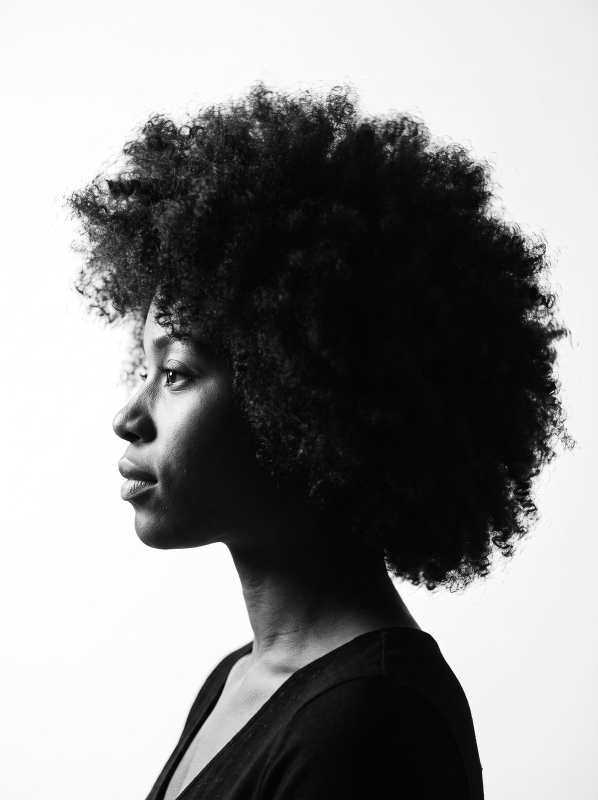
#> input picture capitulos/imagem/img/exemplo.jpg, 1195 x 1600 px (shown at 1/2 size)
$ python aparar.py ../capitulos/imagem/img/exemplo.jpg
#> lines starting #> are read from the running program, lines starting #| are printed output that depends on the picture
"""Corta embaixo as linhas iguais à última linha da imagem (fundo da barra lateral
e do conteúdo, que têm cores diferentes). Nunca redimensiona. Uso: aparar.py arquivo.png"""
import sys
from PIL import Image, ImageChops

caminho = sys.argv[1]
img = Image.open(caminho).convert("RGB")
ultima = img.crop((0, img.height - 1, img.width, img.height))
fundo = ultima.resize(img.size, Image.NEAREST)
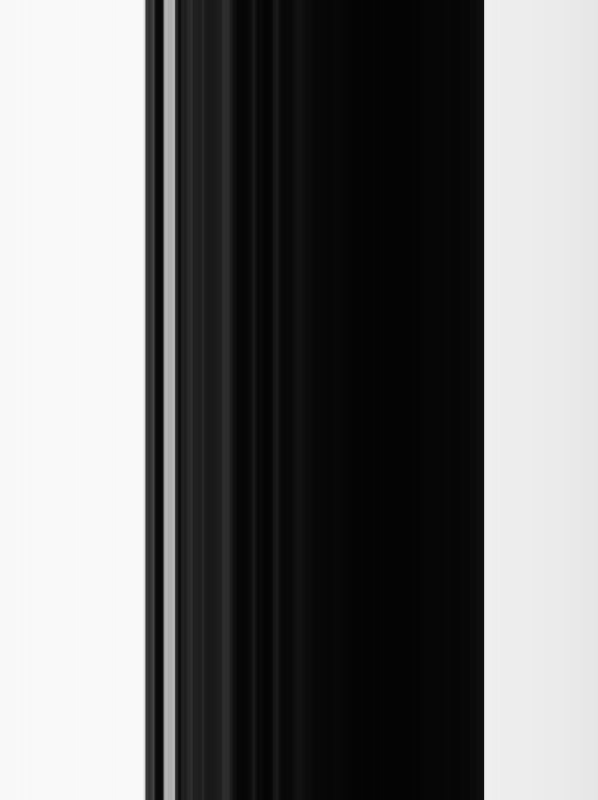
#> fundo: PIL image 1195x1600 RGB (shown at 1/2 size); min 4, max 253, mean 115.8
caixa = ImageChops.difference(img, fundo).getbbox()
#> caixa = (0, 0, 1195, 1599)
altura = caixa[3] if caixa else img.height
#> altura = 1599
img.crop((0, 0, img.width, altura)).save(caminho)
print(caminho, img.width, altura)
#| ../capitulos/imagem/img/exemplo.jpg 1195 1599
